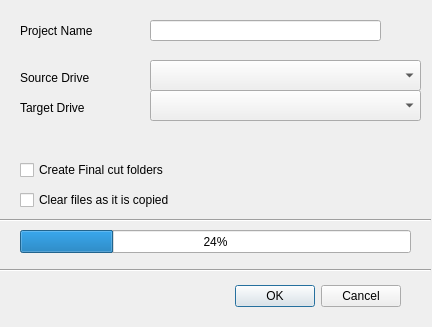
<?xml version="1.0" encoding="UTF-8"?>
<ui version="4.0">
 <class>Dialog</class>
 <widget class="QDialog" name="Dialog">
  <property name="geometry">
   <rect>
    <x>0</x>
    <y>0</y>
    <width>432</width>
    <height>327</height>
   </rect>
  </property>
  <property name="windowTitle">
   <string>Dump media device</string>
  </property>
  <widget class="QDialogButtonBox" name="okButton">
   <property name="geometry">
    <rect>
     <x>30</x>
     <y>280</y>
     <width>371</width>
     <height>32</height>
    </rect>
   </property>
   <property name="orientation">
    <enum>Qt::Horizontal</enum>
   </property>
   <property name="standardButtons">
    <set>QDialogButtonBox::Cancel|QDialogButtonBox::Ok</set>
   </property>
  </widget>
  <widget class="QLabel" name="label">
   <property name="geometry">
    <rect>
     <x>20</x>
     <y>20</y>
     <width>101</width>
     <height>21</height>
    </rect>
   </property>
   <property name="text">
    <string>Project Name</string>
   </property>
  </widget>
  <widget class="QLineEdit" name="lineEdit">
   <property name="geometry">
    <rect>
     <x>150</x>
     <y>20</y>
     <width>231</width>
     <height>21</height>
    </rect>
   </property>
  </widget>
  <widget class="QLabel" name="label_2">
   <property name="geometry">
    <rect>
     <x>20</x>
     <y>70</y>
     <width>111</width>
     <height>16</height>
    </rect>
   </property>
   <property name="text">
    <string>Source Drive</string>
   </property>
  </widget>
  <widget class="Line" name="line">
   <property name="geometry">
    <rect>
     <x>0</x>
     <y>260</y>
     <width>431</width>
     <height>20</height>
    </rect>
   </property>
   <property name="orientation">
    <enum>Qt::Horizontal</enum>
   </property>
  </widget>
  <widget class="Line" name="line_2">
   <property name="geometry">
    <rect>
     <x>0</x>
     <y>210</y>
     <width>431</width>
     <height>21</height>
    </rect>
   </property>
   <property name="orientation">
    <enum>Qt::Horizontal</enum>
   </property>
  </widget>
  <widget class="QProgressBar" name="progressBar">
   <property name="geometry">
    <rect>
     <x>20</x>
     <y>230</y>
     <width>391</width>
     <height>23</height>
    </rect>
   </property>
   <property name="value">
    <number>24</number>
   </property>
  </widget>
  <widget class="QComboBox" name="comboBox">
   <property name="geometry">
    <rect>
     <x>150</x>
     <y>60</y>
     <width>271</width>
     <height>31</height>
    </rect>
   </property>
   <property name="currentText">
    <string/>
   </property>
  </widget>
  <widget class="QLabel" name="label_3">
   <property name="geometry">
    <rect>
     <x>20</x>
     <y>100</y>
     <width>111</width>
     <height>16</height>
    </rect>
   </property>
   <property name="text">
    <string>Target Drive</string>
   </property>
  </widget>
  <widget class="QComboBox" name="comboBox_2">
   <property name="geometry">
    <rect>
     <x>150</x>
     <y>90</y>
     <width>271</width>
     <height>31</height>
    </rect>
   </property>
   <property name="currentText">
    <string/>
   </property>
  </widget>
  <widget class="QCheckBox" name="checkBox_2">
   <property name="geometry">
    <rect>
     <x>20</x>
     <y>160</y>
     <width>251</width>
     <height>20</height>
    </rect>
   </property>
   <property name="text">
    <string>Create Final cut folders</string>
   </property>
  </widget>
  <widget class="QCheckBox" name="checkBox_3">
   <property name="geometry">
    <rect>
     <x>20</x>
     <y>190</y>
     <width>281</width>
     <height>20</height>
    </rect>
   </property>
   <property name="text">
    <string>Clear files as it is copied</string>
   </property>
  </widget>
 </widget>
 <resources/>
 <connections>
  <connection>
   <sender>okButton</sender>
   <signal>accepted()</signal>
   <receiver>Dialog</receiver>
   <slot>accept()</slot>
   <hints>
    <hint type="sourcelabel">
     <x>248</x>
     <y>254</y>
    </hint>
    <hint type="destinationlabel">
     <x>157</x>
     <y>274</y>
    </hint>
   </hints>
  </connection>
  <connection>
   <sender>okButton</sender>
   <signal>rejected()</signal>
   <receiver>Dialog</receiver>
   <slot>reject()</slot>
   <hints>
    <hint type="sourcelabel">
     <x>316</x>
     <y>260</y>
    </hint>
    <hint type="destinationlabel">
     <x>286</x>
     <y>274</y>
    </hint>
   </hints>
  </connection>
 </connections>
</ui>
